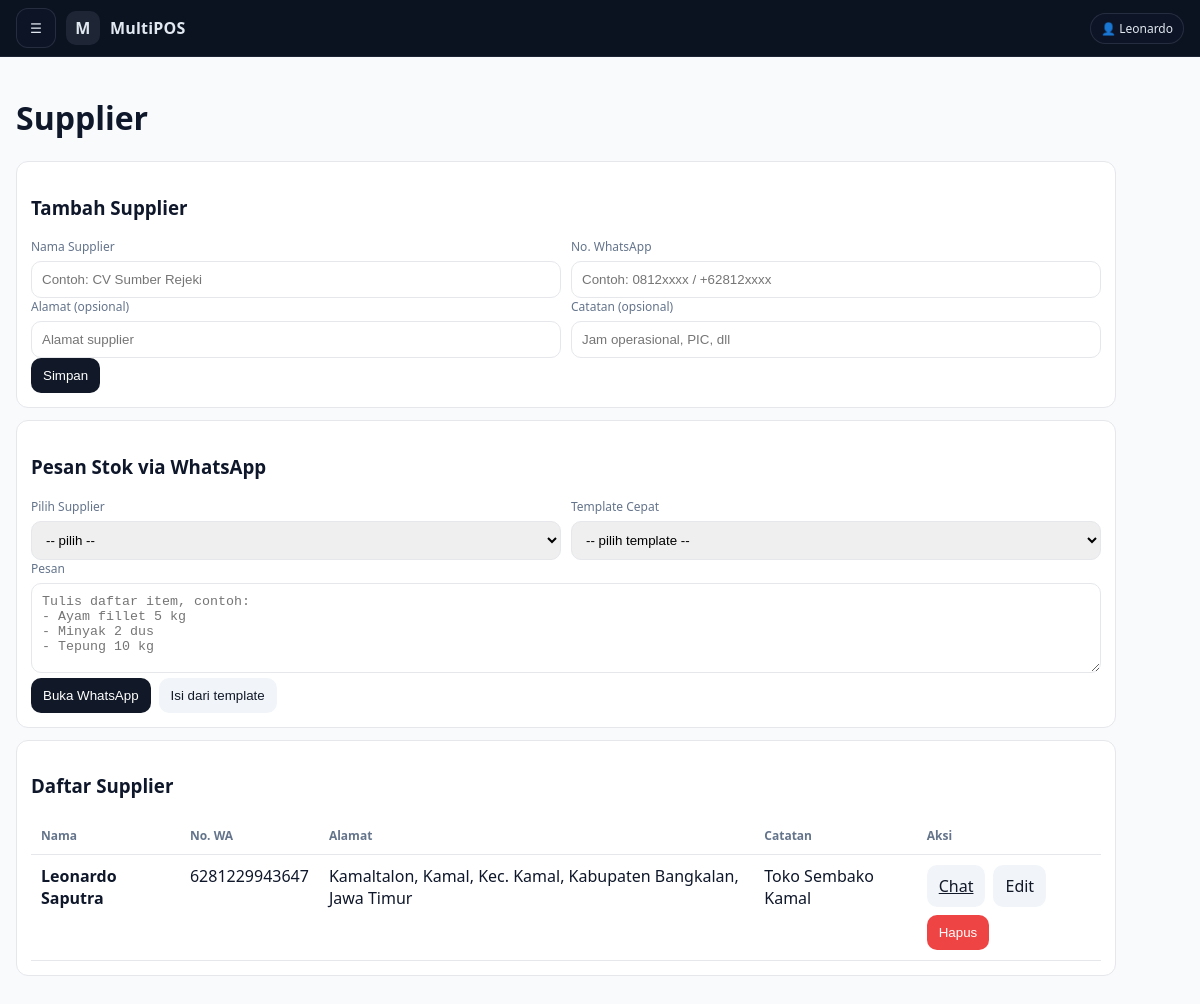
The page /advance/admin_suppliers.php (signed in) on the database its author committed.
### tables this page shows
CREATE TABLE `suppliers` (
  `id` int(11) NOT NULL,
  `store_id` int(11) NOT NULL,
  `name` varchar(120) NOT NULL,
  `phone` varchar(32) NOT NULL,
  `address` varchar(255) DEFAULT NULL,
  `notes` text DEFAULT NULL,
  `is_active` tinyint(1) NOT NULL DEFAULT 1,
  `created_at` datetime NOT NULL,
  `updated_at` datetime DEFAULT NULL
);

### advance/admin_suppliers.php (the view, shortened to what this page needs)
<?php
require __DIR__ . '/../config/db.php';
$adminId=(int)auth_user()['id'];
$st=$pdo->prepare("SELECT id,name FROM stores WHERE owner_admin_id=? AND is_active=1 LIMIT 1");
$st->execute([$adminId]);
$store=$st->fetch();
$storeId=(int)$store['id'];
$storeName=$store['name'];
try{
  $pdo->exec("
    CREATE TABLE IF NOT EXISTS suppliers (
      id INT AUTO_INCREMENT PRIMARY KEY,
      store_id INT NOT NULL,
      name VARCHAR(120) NOT NULL,
      phone VARCHAR(32) NOT NULL,
      address VARCHAR(255) NULL,
      notes TEXT NULL,
      is_active TINYINT(1) NOT NULL DEFAULT 1,
      created_at DATETIME NOT NULL,
      updated_at DATETIME NULL,
      INDEX idx_store (store_id),
      INDEX idx_active (is_active)
    ) ENGINE=InnoDB DEFAULT CHARSET=utf8mb4;
  ");
}catch(PDOException $e){
  http_response_code(500);
  exit('Gagal inisialisasi tabel suppliers.');
}
function normalize_wa(string $raw): string {
  $p = preg_replace('/[^0-9+]/', '', trim($raw)) ?? '';
  $p = ltrim($p, '+');
  if (str_starts_with($p, '62')) return $p;
  return $p;
}
function wa_link(string $phone, string $message): string {
  $p = normalize_wa($phone);
  $msg = rawurlencode($message);
  $p = preg_replace('/[^0-9]/', '', $p) ?? '';
  return "https://wa.me/{$p}?text={$msg}";
}
$rows=$pdo->prepare("
  SELECT id,name,phone,address,notes,created_at
  FROM suppliers
  WHERE store_id=? AND is_active=1
  ORDER BY name ASC
");
$rows->execute([$storeId]);
$suppliers=$rows->fetchAll();
require __DIR__ . '/../publik/partials/admin_layout_top.php';
?>
<div class="wrap">
  <h1>Supplier</h1>
  <div class="card">
    <h3>Tambah Supplier</h3>
    <form method="post">
      <div class="row">
        <div>
          <label>Nama Supplier</label>
          <input name="name" placeholder="Contoh: CV Sumber Rejeki" required>
        </div>
        <div>
          <label>No. WhatsApp</label>
          <input name="phone" placeholder="Contoh: 0812xxxx / +62812xxxx" required>
        </div>
      </div>
      <div class="row">
        <div>
          <label>Alamat (opsional)</label>
          <input name="address" placeholder="Alamat supplier">
        </div>
        <div>
          <label>Catatan (opsional)</label>
          <input name="notes" placeholder="Jam operasional, PIC, dll">
        </div>
      </div>
      <button class="btn btn-primary" type="submit">Simpan</button>
    </form>
  </div>
  <div class="card">
    <h3>Pesan Stok via WhatsApp</h3>
    <form method="post">
      <div class="row">
        <div>
          <label>Pilih Supplier</label>
          <select name="supplier_id" required>
            <option value="">-- pilih --</option>
          </select>
        </div>
        <div>
          <label>Template Cepat</label>
          <select id="tpl">
            <option value="">-- pilih template --</option>
          </select>
        </div>
      </div>
      <label>Pesan</label>
      <textarea name="message" id="msg" placeholder="Tulis daftar item, contoh:
- Ayam fillet 5 kg
- Minyak 2 dus
- Tepung 10 kg"></textarea>
      <div class="actions">
        <button class="btn btn-primary" type="submit">Buka WhatsApp</button>
        <button class="btn btn-ghost" type="button" id="fillTpl">Isi dari template</button>
      </div>
    </form>
  </div>
  <div class="card">
    <h3>Daftar Supplier</h3>
    <?php if(!$suppliers): ?>
      <p class="muted">Belum ada supplier.</p>
    <?php else: ?>
      <table>
        <thead>
          <tr>
            <th>Nama</th>
            <th>No. WA</th>
            <th>Alamat</th>
            <th>Catatan</th>
            <th>Aksi</th>
          </tr>
        </thead>
        <tbody>
        <?php foreach($suppliers as $s): ?>
          <?php
            $chatMsg = "Halo {$s['name']}, mau pesan stok untuk toko {$storeName}.";
            $chatUrl = wa_link($s['phone'], $chatMsg);
          ?>
          <tr>
            <td><b><?= htmlspecialchars($s['name']) ?></b></td>
            <td><?= htmlspecialchars($s['phone']) ?></td>
            <td><?= htmlspecialchars((string)($s['address'] ?? '')) ?></td>
            <td><?= htmlspecialchars((string)($s['notes'] ?? '')) ?></td>
            <td>
              <div class="actions">
                <a class="btn btn-ghost" target="_blank" rel="noopener" href="<?= htmlspecialchars($chatUrl) ?>">Chat</a>
                <details>
                  <summary class="btn btn-ghost">Edit</summary>
                </details>
                <form method="post" onsubmit="return confirm('Hapus supplier ini?')" style="display:inline">
                  <button class="btn btn-danger" type="submit">Hapus</button>
                </form>
              </div>
            </td>
          </tr>
        <?php endforeach; ?>
        </tbody>
      </table>
    <?php endif; ?>
  </div>
</div>
<?php require __DIR__ . '/../publik/partials/admin_layout_bottom.php'; ?>

### publik/partials/admin_layout_top.php (style rules this page uses)
:root { --bg:#0b1220; --panel:#0f172a; --panel2:#111c34; --text:#e2e8f0; --muted:#94a3b8; --card:#ffffff; --border:#e2e8f0; --content-bg:#f8fafc; --accent:#2563eb; --danger:#ef4444; }
* { box-sizing:border-box }
html,body { height:100% }
body { margin:0; font-family: ui-sans-serif, system-ui, -apple-system, Segoe UI, Roboto, Helvetica, Arial, "Apple Color Emoji","Segoe UI Emoji"; background: var(--content-bg); color:#0f172a; }
a { color:inherit }

### advance/admin_suppliers.php (style rules this page uses)
.wrap { max-width:1100px }
.card { background:#fff;border:1px solid #e5e7eb;border-radius:12px;padding:14px;margin:12px 0 }
.row { display:flex;gap:10px;flex-wrap:wrap }
.row > * { flex:1;min-width:220px }
label { display:block;font-size:12px;color:#64748b;margin-bottom:6px }
input,textarea,select { width:100%;border:1px solid #e5e7eb;border-radius:10px;padding:10px }
textarea { min-height:90px }
.btn { display:inline-block;border:0;border-radius:10px;padding:10px 12px;cursor:pointer }
.btn-primary { background:#111827;color:#fff }
.btn-danger { background:#ef4444;color:#fff }
.btn-ghost { background:#f1f5f9;color:#111827 }
table { width:100%;border-collapse:collapse }
th,td { padding:10px;border-bottom:1px solid #e5e7eb;vertical-align:top }
th { text-align:left;font-size:12px;color:#64748b }
details > summary { cursor:pointer;color:#111827 }
.actions { display:flex;gap:8px;flex-wrap:wrap }

### rows shown on the page
suppliers: name "Leonardo Saputra", phone "6281229943647", address "Kamaltalon, Kamal, Kec. Kamal, Kabupaten Bangkalan, Jawa Timur", notes "Toko Sembako Kamal"

### other values the page prints
mb_substr((string)$appName, 0, 1) "M"
$appName "MultiPOS"
$userName "Leonardo"
